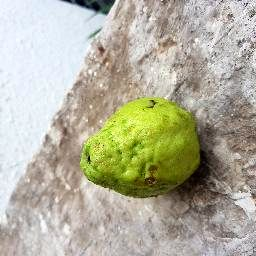
#> input picture Images/Apple.jpg, 256 x 256 px
$ python -i detect_color.py   (imports and definitions only)
#> lines starting #> are read from the running program, lines starting #| are printed output that depends on the picture; after the words box and inside, x2 and y2 are one past the last pixel; in counts of white or black regions, pixels touching at a corner belong together
import numpy as np
import cv2
from PIL import Image


colors = ["Red", "Orange", "Green", "Blue", "Yellow", "Black", "White", "Gray", "Light Blue", "Violet", "Pink"]
colors_exist = []

def detect_color(hsvImage, lower, upper, i):
    mask1 = cv2.inRange(hsvImage, lower, upper)
    mask_1 = Image.fromarray(mask1)
    bbox1 = mask_1.getbbox()
    if bbox1 is not None:
        return colors[i]

list_lowers = [np.array([0, 130, 130]), np.array([9, 180, 220]), np.array([32, 170, 80]), np.array([100, 160, 105]), np.array([27, 180, 240]), np.array([0, 0, 0]), np.array([0, 0, 240]), np.array([0, 0, 45]), np.array([92, 140, 180]), np.array([128, 170, 60]), np.array([150, 160, 240])]

list_uppers = [np.array([9, 255, 255]), np.array([23, 255, 255]), np.array([78, 255, 255]), np.array([128, 255, 255]), np.array([32, 255, 255]), np.array([180, 255, 15]), np.array([180, 10, 255]), np.array([180, 10, 240]), np.array([100, 255, 255]), np.array([150, 255, 255]), np.array([170, 255, 255])]

import streamlit as st
from PIL import Image
import cv2
import numpy as np
import tempfile
import os

def process_image(image):

    colors = []
    np_image = np.array(image, dtype=np.uint8)
    np_image = cv2.cvtColor(np_image, cv2.COLOR_RGB2BGR)
#> np_image is the input picture: shape (256, 256, 3); mean B, G, R 156.7, 176.6, 178.9
    hsvImage = cv2.cvtColor(np_image, cv2.COLOR_BGR2HSV)
#> hsvImage: shape (256, 256, 3); mean H, S, V 43.1, 51.6, 184.5

    for i in range(len(list_uppers)):
        color = detect_color(hsvImage, list_lowers[i], list_uppers[i], i)
        if (color not in colors and color != None):
            colors.append(color)
#> this loop made 11 passes
#> (bbox1 in detect_color, color) on passes 3, 6, 7, 8: ((81, 98, 198, 194), 'Green'), ((81, 1, 252, 190), 'Black'), ((0, 0, 256, 241), 'White'), ((0, 0, 256, 256), 'Gray')
#> pass 3, in detect_color (call 3), `mask1 = cv2.inRange(hsvImage, lower, upper)`:
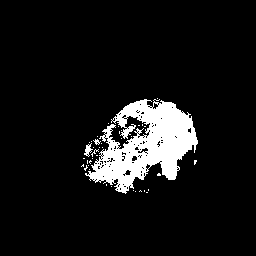
#> mask1: shape (256, 256); 8.6% white; 40 white regions (37 under 20 px), largest, box (x1, y1, x2, y2) and area: (85, 99, 198, 194) 5435, (84, 143, 93, 157) 58, (93, 139, 101, 145) 23
#> after the loop, colors = ['Green', 'Black', 'White', 'Gray']
    return colors

def process_video(video_path):

    cap = cv2.VideoCapture(video_path)
    colors = []

    while True:
        _, frame = cap.read()

        hsvImage = cv2.cvtColor(frame, cv2.COLOR_BGR2HSV)

        for i in range(len(list_uppers)):
            color = detect_color(hsvImage, list_lowers[i], list_uppers[i], i)
            if (color not in colors and color != None):
                colors.append(color)
        return colors

# [30 lines not run here, left out]

>>> import cv2
>>> picture = cv2.cvtColor(cv2.imread('Images/Apple.jpg'), cv2.COLOR_BGR2RGB)
>>> result = process_image(picture)
#> result = ['Green', 'Black', 'White', 'Gray']
